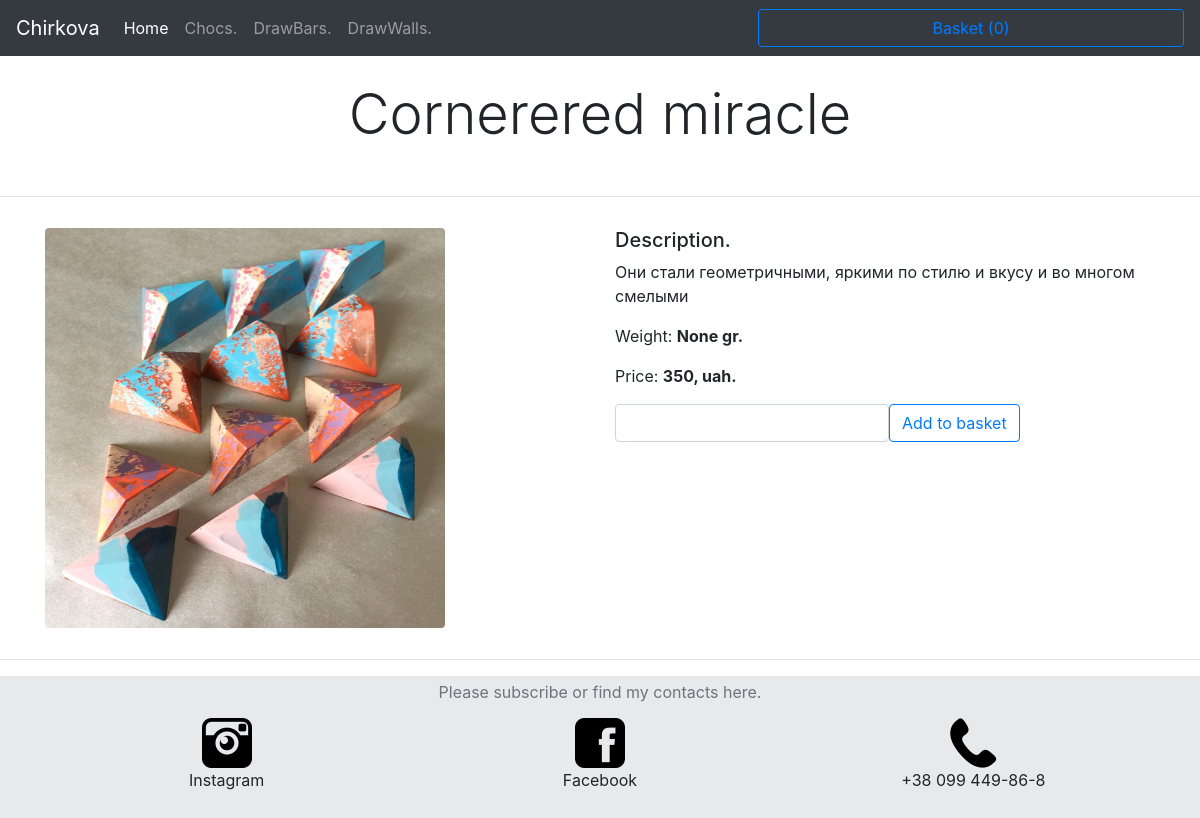
The app's page /chocs/chocset/1 with its own data.
### chocs/models.py (models this page shows, shortened)
class Sets(models.Model):
    name = models.CharField(max_length=40, help_text="Enter a name of an item")
    summary = models.TextField(max_length=1000, help_text="Enter a brief description of an item")
    image = models.ImageField(blank=True, null=True, upload_to="sets_images")
    price = models.IntegerField(default=0, null=True, blank=True, help_text="Entrer a price here")
    weight = models.CharField(max_length=4, null=True, blank=True, help_text="Enter a weight in grams here")
    candy_item = models.ManyToManyField('Candy', blank=True, help_text='Select a candy for this set')
    ITEM_STATUS = (
        ('a', 'Available'),
        ('d', 'Under development'),
        ('o', 'Out of stock'),
        ('i', 'In production'),
    )
    status = models.CharField(max_length=1, choices=ITEM_STATUS, default='d', blank=True, help_text='Item availability')
    def image_tag(self):
        return mark_safe('<img src=/media/{0} width="40" height="40">'.format(self.image))
    image_tag.short_description = 'Image'
    image_tag.allow_tags = True

### chocs/views.py (the view)
# urls.py: path('chocset/<int:pk>', views.SetsDetailView.as_view(), name='set-detail'),
class SetsDetailView(generic.DetailView):
    model = Sets

### chocs/context_processors.py (called while the page is built)
def getting_basket_info(request):
    session_key = request.session.session_key
    if not session_key:
        request.session.cycle_key()
    products_in_basket = ProductInBasket.objects.filter(session_key=session_key)
    products_number_total = products_in_basket.count()
    print("hello world")
    return locals()

### chocs/templates/chocs/sets_detail.html (shortened to what this page needs)
{% extends "base_generic.html" %}
{% block content %}
  <div class="pricing-header px-3 py-3 pt-md-5 pb-md-4 mx-auto text-center">
    <h1 class="display-4">{{ sets.name }}</h1>
  </div>
  <hr class="featurette-divider">
  <div class="container for-p1">
    <div class="row">
        <div class="col" class="w-100">
          <img src="{{ sets.image.url }}", class="rounded", height="400", width="400" alt="chirkova">
        </div>
        <div class="col" class="w-100">
        <h5>Description.</h5>
        <p>{{ sets.summary }}</p>
        <p>Weight: <strong>{{sets.weight}} gr.</strong></p>
        <p>Price: <strong>{{sets.price}}, {{session.session_id}} uah.</strong></p>
        <form id ="form_bying_product" class="form-inline" action="{% url 'basket_adding' %}"> {% csrf_token %}
          <div class="form-group">
            <input type="number" class="form-control" name="number", id="number">
          </div>
          <div class="form-group">
            <button type="submit" id="submit_btn" class="btn btn-outline-primary btn-buy"
            data-product_id="{{ sets.id }}",
            data-name="{{ sets.name }}"
            data-price="{{sets.price}}">
            Add to basket</button>
          </div>
        </form>
        </div>
      </div>
    </div>
  <hr class="featurette-divider">
{% endblock %}

### chocs/static/css/styles.css (style rules this page uses)
.for-p1 { padding: 15px; }

### records on screen
Sets: name "Cornerered miracle", image (picture), summary "Они стали геометричными, яркими по стилю и вкусу и во многом смелыми", weight "None", price "350"
